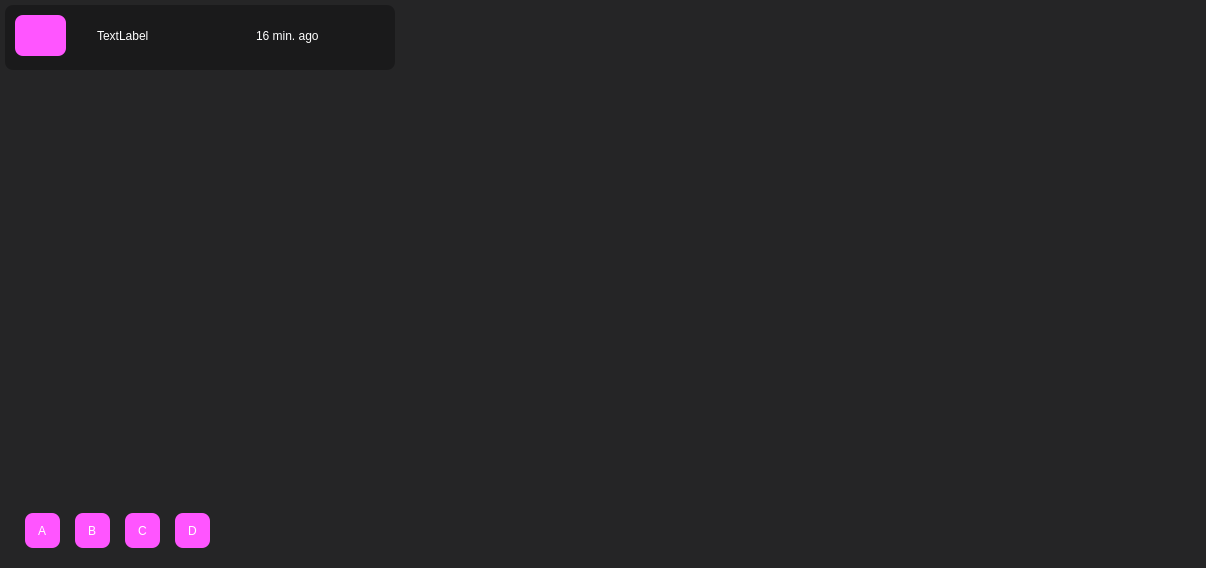
<?xml version="1.0" encoding="UTF-8"?>
<ui version="4.0">
 <class>MiniViewPost</class>
 <widget class="QWidget" name="MiniViewPost">
  <property name="geometry">
   <rect>
    <x>0</x>
    <y>0</y>
    <width>1206</width>
    <height>568</height>
   </rect>
  </property>
  <property name="sizePolicy">
   <sizepolicy hsizetype="Ignored" vsizetype="Expanding">
    <horstretch>0</horstretch>
    <verstretch>0</verstretch>
   </sizepolicy>
  </property>
  <property name="minimumSize">
   <size>
    <width>0</width>
    <height>200</height>
   </size>
  </property>
  <property name="maximumSize">
   <size>
    <width>16777215</width>
    <height>16777215</height>
   </size>
  </property>
  <property name="styleSheet">
   <string notr="true">background: #252526; border-radius: 8px; padding: 10px; margin: 5px; color: white;</string>
  </property>
  <layout class="QVBoxLayout" name="postLayout">
   <property name="leftMargin">
    <number>0</number>
   </property>
   <property name="topMargin">
    <number>0</number>
   </property>
   <property name="rightMargin">
    <number>0</number>
   </property>
   <property name="bottomMargin">
    <number>0</number>
   </property>
   <item>
    <layout class="QVBoxLayout" name="verticalLayout" stretch="0,0,0">
     <property name="sizeConstraint">
      <enum>QLayout::SizeConstraint::SetNoConstraint</enum>
     </property>
     <item>
      <widget class="QFrame" name="frame_2">
       <property name="sizePolicy">
        <sizepolicy hsizetype="Fixed" vsizetype="Fixed">
         <horstretch>0</horstretch>
         <verstretch>0</verstretch>
        </sizepolicy>
       </property>
       <property name="minimumSize">
        <size>
         <width>400</width>
         <height>75</height>
        </size>
       </property>
       <property name="styleSheet">
        <string notr="true">background: #1A1A1B;
</string>
       </property>
       <property name="frameShape">
        <enum>QFrame::Shape::StyledPanel</enum>
       </property>
       <property name="frameShadow">
        <enum>QFrame::Shadow::Raised</enum>
       </property>
       <widget class="QLabel" name="profileIcon">
        <property name="geometry">
         <rect>
          <x>10</x>
          <y>10</y>
          <width>61</width>
          <height>51</height>
         </rect>
        </property>
        <property name="styleSheet">
         <string notr="true">background-color: rgb(255, 85, 255);</string>
        </property>
        <property name="text">
         <string/>
        </property>
       </widget>
       <widget class="QWidget" name="horizontalLayoutWidget">
        <property name="geometry">
         <rect>
          <x>79</x>
          <y>10</y>
          <width>311</width>
          <height>51</height>
         </rect>
        </property>
        <layout class="QHBoxLayout" name="horizontalLayout">
         <item>
          <widget class="QLabel" name="userNameLabel">
           <property name="text">
            <string>TextLabel</string>
           </property>
          </widget>
         </item>
         <item>
          <widget class="QLabel" name="timeOfThePost">
           <property name="text">
            <string>16 min. ago</string>
           </property>
          </widget>
         </item>
        </layout>
       </widget>
      </widget>
     </item>
     <item>
      <widget class="QFrame" name="contentFrame">
       <property name="sizePolicy">
        <sizepolicy hsizetype="Preferred" vsizetype="Expanding">
         <horstretch>0</horstretch>
         <verstretch>0</verstretch>
        </sizepolicy>
       </property>
       <property name="minimumSize">
        <size>
         <width>0</width>
         <height>400</height>
        </size>
       </property>
       <property name="frameShape">
        <enum>QFrame::Shape::StyledPanel</enum>
       </property>
       <property name="frameShadow">
        <enum>QFrame::Shadow::Raised</enum>
       </property>
       <layout class="QVBoxLayout" name="verticalLayout_2">
        <property name="leftMargin">
         <number>0</number>
        </property>
        <property name="rightMargin">
         <number>0</number>
        </property>
        <property name="bottomMargin">
         <number>0</number>
        </property>
        <item>
         <layout class="QVBoxLayout" name="contentLayout"/>
        </item>
       </layout>
      </widget>
     </item>
     <item>
      <widget class="QFrame" name="buttonsBar">
       <property name="minimumSize">
        <size>
         <width>75</width>
         <height>75</height>
        </size>
       </property>
       <property name="maximumSize">
        <size>
         <width>16777215</width>
         <height>75</height>
        </size>
       </property>
       <property name="frameShape">
        <enum>QFrame::Shape::StyledPanel</enum>
       </property>
       <property name="frameShadow">
        <enum>QFrame::Shadow::Raised</enum>
       </property>
       <widget class="QLabel" name="button1">
        <property name="geometry">
         <rect>
          <x>20</x>
          <y>15</y>
          <width>45</width>
          <height>45</height>
         </rect>
        </property>
        <property name="sizePolicy">
         <sizepolicy hsizetype="Fixed" vsizetype="Fixed">
          <horstretch>0</horstretch>
          <verstretch>0</verstretch>
         </sizepolicy>
        </property>
        <property name="minimumSize">
         <size>
          <width>45</width>
          <height>45</height>
         </size>
        </property>
        <property name="maximumSize">
         <size>
          <width>45</width>
          <height>45</height>
         </size>
        </property>
        <property name="styleSheet">
         <string notr="true">background-color: rgb(255, 85, 255);</string>
        </property>
        <property name="text">
         <string>A</string>
        </property>
       </widget>
       <widget class="QLabel" name="button2">
        <property name="geometry">
         <rect>
          <x>70</x>
          <y>15</y>
          <width>45</width>
          <height>45</height>
         </rect>
        </property>
        <property name="sizePolicy">
         <sizepolicy hsizetype="Fixed" vsizetype="Fixed">
          <horstretch>0</horstretch>
          <verstretch>0</verstretch>
         </sizepolicy>
        </property>
        <property name="minimumSize">
         <size>
          <width>45</width>
          <height>45</height>
         </size>
        </property>
        <property name="maximumSize">
         <size>
          <width>45</width>
          <height>45</height>
         </size>
        </property>
        <property name="styleSheet">
         <string notr="true">background-color: rgb(255, 85, 255);</string>
        </property>
        <property name="text">
         <string>B</string>
        </property>
       </widget>
       <widget class="QLabel" name="button3">
        <property name="geometry">
         <rect>
          <x>120</x>
          <y>15</y>
          <width>45</width>
          <height>45</height>
         </rect>
        </property>
        <property name="sizePolicy">
         <sizepolicy hsizetype="Fixed" vsizetype="Fixed">
          <horstretch>0</horstretch>
          <verstretch>0</verstretch>
         </sizepolicy>
        </property>
        <property name="minimumSize">
         <size>
          <width>45</width>
          <height>45</height>
         </size>
        </property>
        <property name="maximumSize">
         <size>
          <width>45</width>
          <height>45</height>
         </size>
        </property>
        <property name="styleSheet">
         <string notr="true">background-color: rgb(255, 85, 255);</string>
        </property>
        <property name="text">
         <string>C</string>
        </property>
       </widget>
       <widget class="QLabel" name="button4">
        <property name="geometry">
         <rect>
          <x>170</x>
          <y>15</y>
          <width>45</width>
          <height>45</height>
         </rect>
        </property>
        <property name="sizePolicy">
         <sizepolicy hsizetype="Fixed" vsizetype="Fixed">
          <horstretch>0</horstretch>
          <verstretch>0</verstretch>
         </sizepolicy>
        </property>
        <property name="minimumSize">
         <size>
          <width>45</width>
          <height>45</height>
         </size>
        </property>
        <property name="maximumSize">
         <size>
          <width>45</width>
          <height>45</height>
         </size>
        </property>
        <property name="styleSheet">
         <string notr="true">background-color: rgb(255, 85, 255);</string>
        </property>
        <property name="text">
         <string>D</string>
        </property>
       </widget>
      </widget>
     </item>
    </layout>
   </item>
  </layout>
 </widget>
 <resources/>
 <connections/>
</ui>
